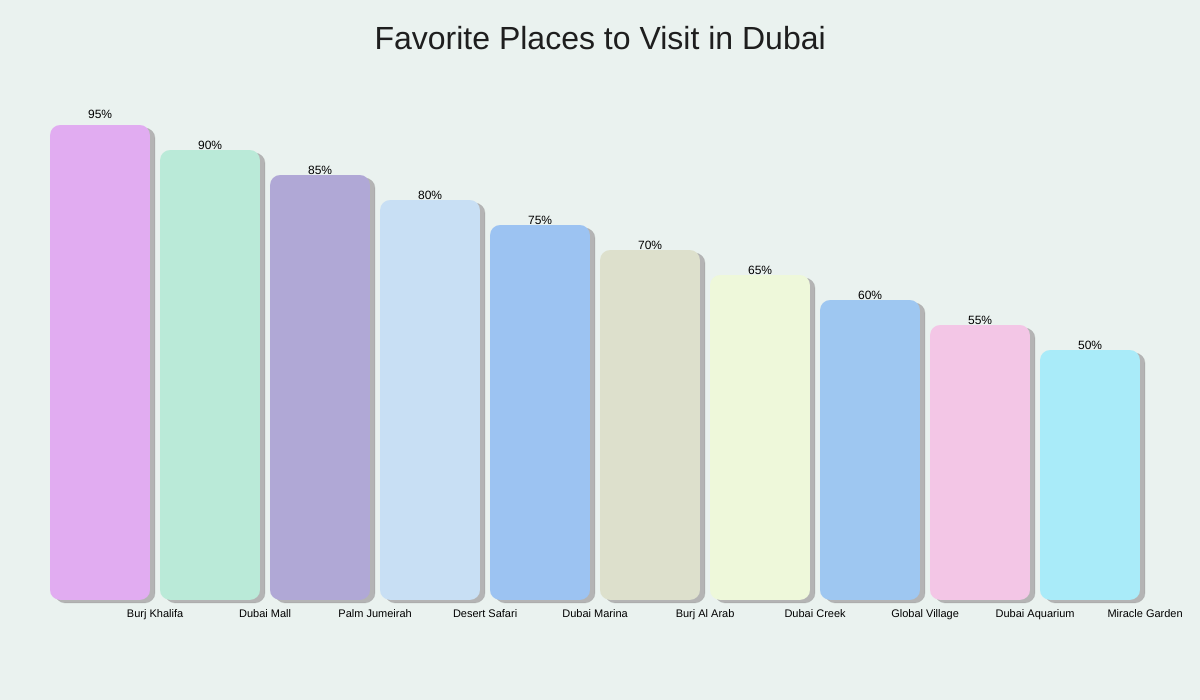
Frame 1 (no input)
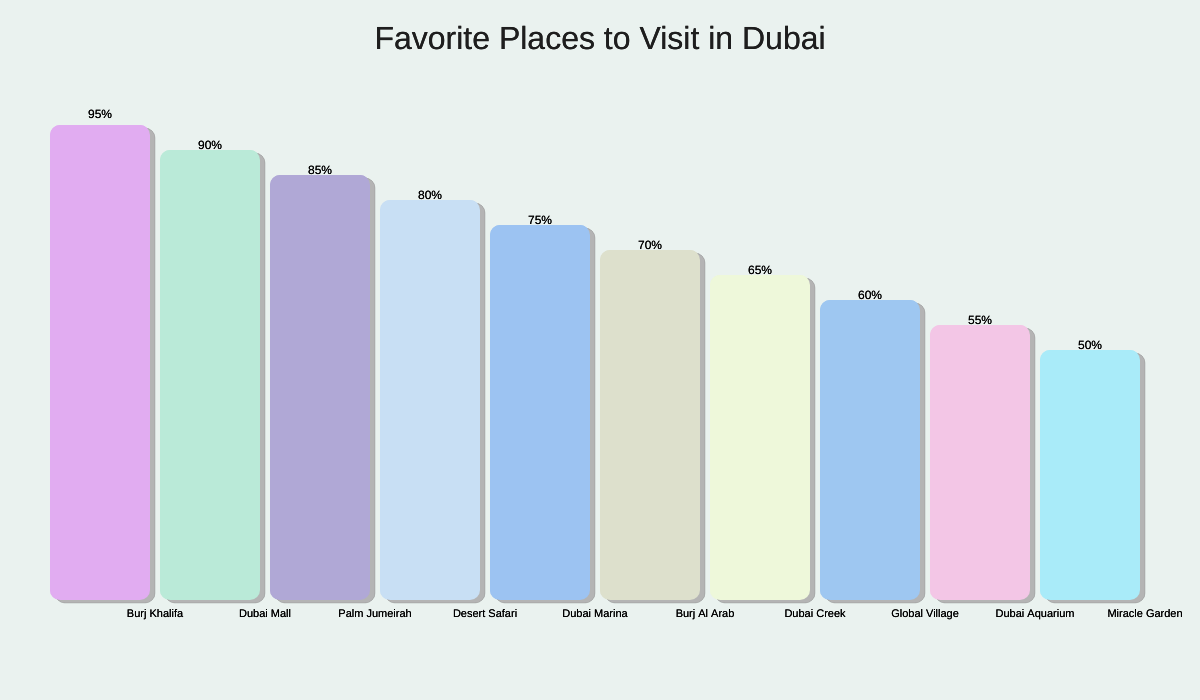
Frame 2 (the mouse pressed at the canvas centre, redrawn once)

The p5.js sketch that drew these frames (run headless with seeded random() and noise() and a simulated clock; the mouse was pressed at the canvas centre and the sketch redrawn once):

// p5.js sketch
// ── sketch.js
let places = [
  "Burj Khalifa", "Dubai Mall", "Palm Jumeirah", "Desert Safari", "Dubai Marina",
  "Burj Al Arab", "Dubai Creek", "Global Village", "Dubai Aquarium", "Miracle Garden"
];
let values = [95, 90, 85, 80, 75, 70, 65, 60, 55, 50];
let barColors = [];

function setup() {
  createCanvas(windowWidth, 700); // Increased height for visibility
  background('#EAF2EF');
  generatePastelColors();
}

function draw() {
  drawBarChart();
  noLoop(); // Draw once
}

function generatePastelColors() {
  for (let i = 0; i < places.length; i++) {
    let r = random(150, 255);
    let g = random(150, 255);
    let b = random(200, 255);
    barColors.push(color(r, g, b));
  }
}

function drawBarChart() {
  let barWidth = (width - 100) / places.length - 10;
  let startX = 50;
  let startY = height - 100;
  let cornerRadius = 10;

  // Title
  fill(30);
  textAlign(CENTER, CENTER);
  textSize(32);
  text("Favorite Places to Visit in Dubai", width / 2, 40);

  for (let i = 0; i < places.length; i++) {
    let barHeight = map(values[i], 0, 100, 0, height - 200);

    // Shadow
    fill(180);
    stroke(0, 20);
    rect(startX + i * (barWidth + 10) + 5, startY - barHeight + 3, barWidth, barHeight, cornerRadius);

    // Main bar
    noStroke();
    fill(barColors[i]);
    rect(startX + i * (barWidth + 10), startY - barHeight, barWidth, barHeight, cornerRadius);

    // Percentage label
    textSize(12);
    textAlign(CENTER);
    fill(0);
    text(values[i] + "%", startX + i * (barWidth + 10) + barWidth / 2, startY - barHeight - 10);

    // Place label below bar
    textSize(11);
    textAlign(CENTER, TOP);
    fill(0);
    text(places[i], startX + i * (barWidth + 10) + barWidth / 2, startY + 8, barWidth + 10);
  }
}
